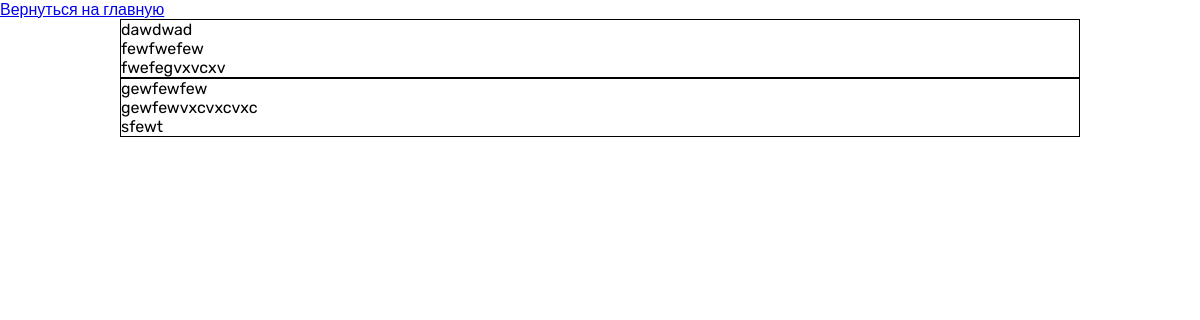
Before: /news.php with the older database file.
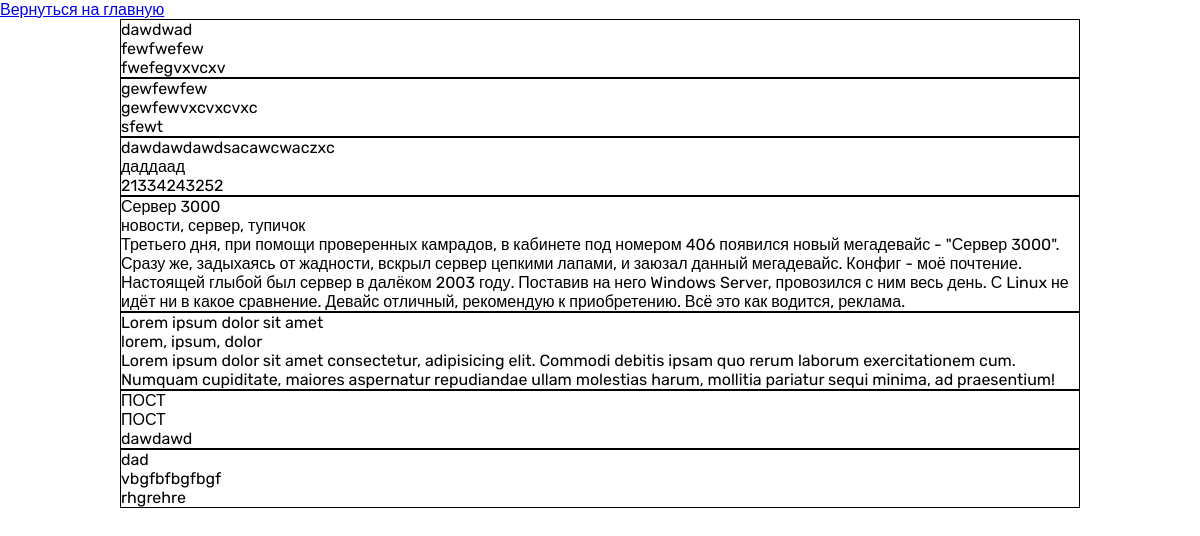
After: the same page with the newer database file.
### tables this page shows
CREATE TABLE `posts` (
  `id_post` int(11) NOT NULL,
  `post_title` varchar(40) NOT NULL,
  `post_tags` varchar(35) NOT NULL,
  `post_text` text NOT NULL
);

### news.php (the view, shortened to what this page needs)
<?
    require_once './php/connection.php';
?>
<!DOCTYPE html>
<html lang="en">
<head>
    <link rel="stylesheet" href="./css/news.css">
</head>
<body>
    <a href="./index.html">Вернуться на главную</a>
    <div id="news">
        <?
            $query = "SELECT * FROM posts";
            $queryResult = mysqli_query($link, $query);
            while ($post = mysqli_fetch_assoc($queryResult))
            {
                $postTitle = $post['post_title'];
                $postTags = $post['post_tags'];
                $postText = $post['post_text'];
                echo '<div id="post">';
                    echo '<p id="post_title">' . $postTitle . '</p>';
                    echo '<p id="post_tags">' . $postTags . '</p>';
                    echo '<p id="post_text">' . $postText . '</p>';
                echo '</div>';
            }
        ?>
    </div>
</body>
</html>

Changed rows visible on the page:
added posts: post_title "dawdawdawdsacawcwaczxc", post_tags "даддаад", post_text "21334243252"
added posts: post_title "Сервер 3000", post_tags "новости, сервер, тупичок", post_text "Третьего дня, при помощи проверенных камрадов, в кабинете под номером 406 появился новый мегадевайс - \"Сервер 3000\". Сразу же, задыхаясь от жадности, вскрыл сервер цепкими лапами, и заюзал данный мегадевайс. Конфиг - моё почтение. Настоящей глыбой был сервер в далёком 2003 году. Поставив на него Windows Server, провозился с ним весь день. С Linux не идёт ни в какое сравнение. Девайс отличный, рекомендую к приобретению. Всё это как водится, реклама."
added posts: post_title "Lorem ipsum dolor sit amet", post_tags "lorem, ipsum, dolor", post_text "Lorem ipsum dolor sit amet consectetur, adipisicing elit. Commodi debitis ipsam quo rerum laborum exercitationem cum. Numquam cupiditate, maiores aspernatur repudiandae ullam molestias harum, mollitia pariatur sequi minima, ad praesentium!"
added posts: post_title "ПОСТ", post_tags "ПОСТ", post_text "dawdawd"
added posts: post_title "dad", post_tags "vbgfbfbgfbgf", post_text "rhgrehre"
